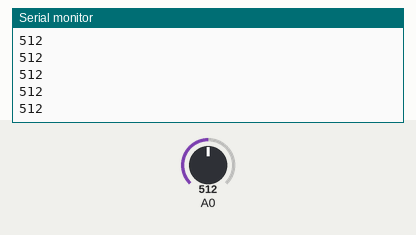
Recording of a sketch running on a simulated Arduino Uno, built with avr-gcc and run on an emulated ATmega328P. On the bench: the last lines printed to the serial monitor. Inputs (shaded band) come from the test bench; at power-on: A0 = 512.

Above: at 1.2 s.
1.3 s: A0 set to 716
At 1.8 s:
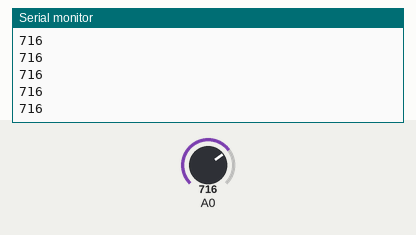
2.8 s: A0 set to 900
At 3.5 s:
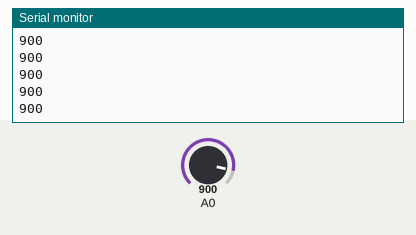
Timing chart, 0 to 5.8 s (numbered marks = the images above; inputs shaded):
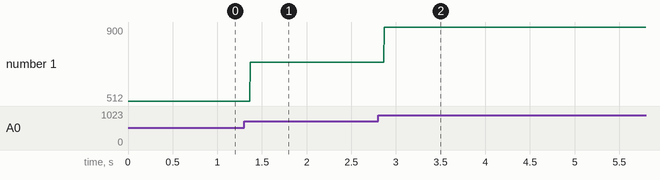

Measured:
- after the input at 1.3 s, the serial monitor: prints a new line after 0.07 s (image 1)
- after the input at 2.8 s, the serial monitor: prints a new line after 0.07 s (image 2)
- plotted number 1: 512 → 716 after the input at 1.3 s, 716 → 900 after the input at 2.8 s

The sketch:

01potentiometer.ino
```cpp
void setup() {
  // put your setup code here, to run once:
  Serial.begin(9600); // opens a serial communication with the host
}

void loop() {
  // put your main code here, to run repeatedly:
  int k = analogRead(A0); // read in the value of pin A0
  Serial.println(k); // send the value of k down the serial line
}
```
